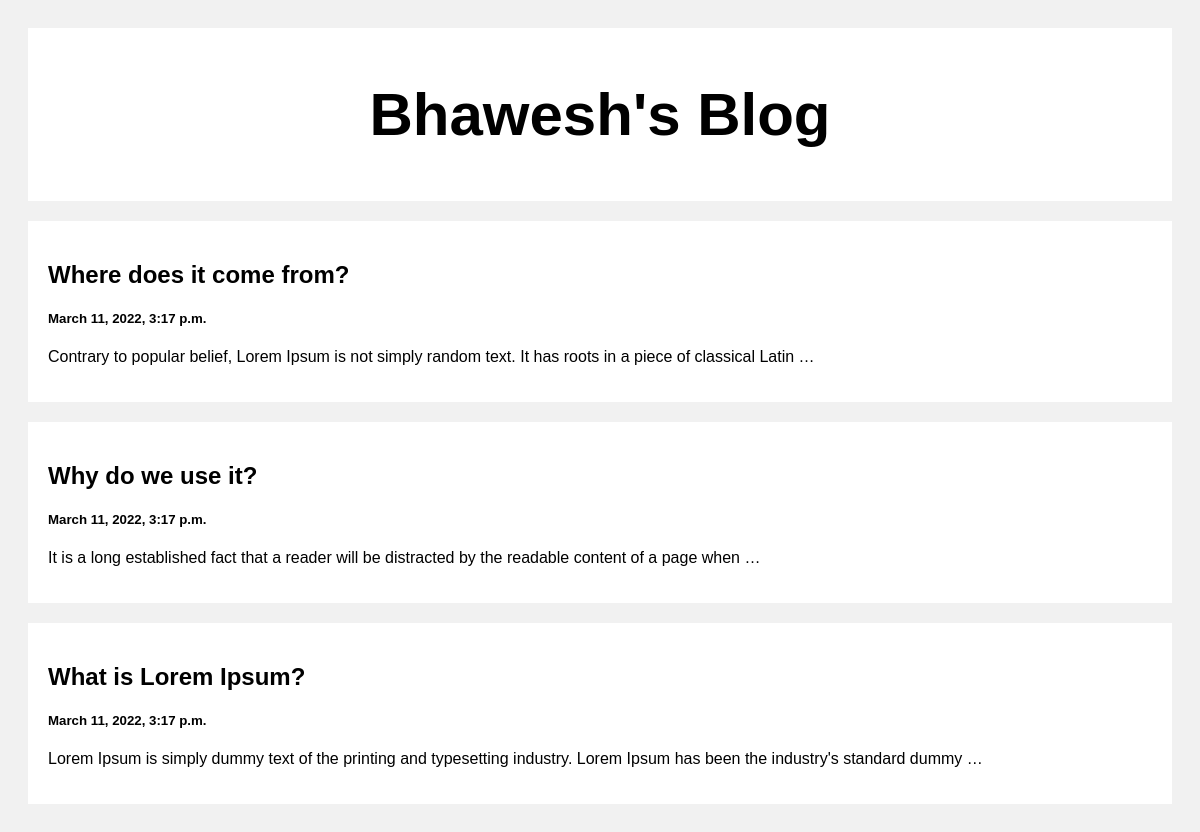
Before: / with the older database file.
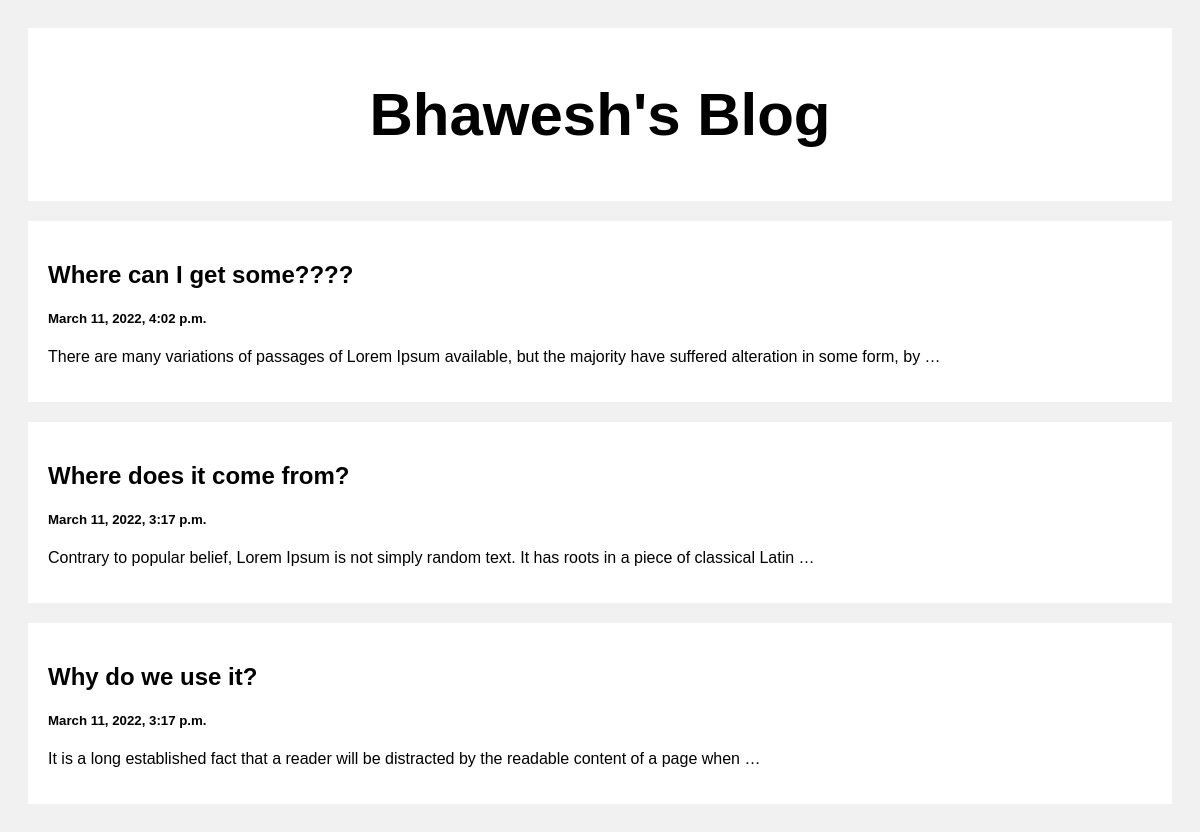
After: the same page with the newer database file.
### posts/models.py (models this page shows)
class Post(models.Model):
    title = models.CharField(max_length=100)
    body = models.CharField(max_length=1000000)
    created_at = models.DateTimeField(default=datetime.now, blank=True)

### posts/views.py (the view)
# urls.py: path('', views.index, name='index'),
def index(request):
    posts = Post.objects.all()
    return render(request, 'index.html', {'posts': posts})

### templates/index.html (shortened to what this page needs)
<!DOCTYPE html>
<html>
<head>
</head>
<body>
<div class="header">
  <h2>Bhawesh's Blog</h2>
</div>
<div class="row">
  <div class="leftcolumn">
    {% for post in posts reversed %}
    <div class="card">
      <a style="text-decoration: none; color: black;" href="/post/{{post.id}}">
        <h2>{{ post.title }}</h2>
        <h5>{{ post.created_at }}</h5>
        <p> {{ post.body|truncatewords:20 }} </p>
      </a>
    </div>
    {% endfor %}
  </div>
</div>
</body>
</html>

### templates/index.html (style rules this page uses)
* { box-sizing: border-box; }
body { font-family: Arial; padding: 20px; background: #f1f1f1; }
.header { padding: 2px; font-size: 40px; text-align: center; background: white; }
.leftcolumn { float: left; width: 100%; }
.card { background-color: white; padding: 20px; margin-top: 20px; }
.row:after { content: ""; display: table; clear: both; }

Changed rows visible on the page:
removed Post: title "What is Lorem Ipsum?", created_at "March 11, 2022, 3:17 p.m.", body "Lorem Ipsum is simply dummy text of the printing and typesetting industry. Lorem Ipsum has been the industry's standard dummy …"
added Post: title "Where can I get some????", created_at "March 11, 2022, 4:02 p.m.", body "There are many variations of passages of Lorem Ipsum available, but the majority have suffered alteration in some form, by …"
